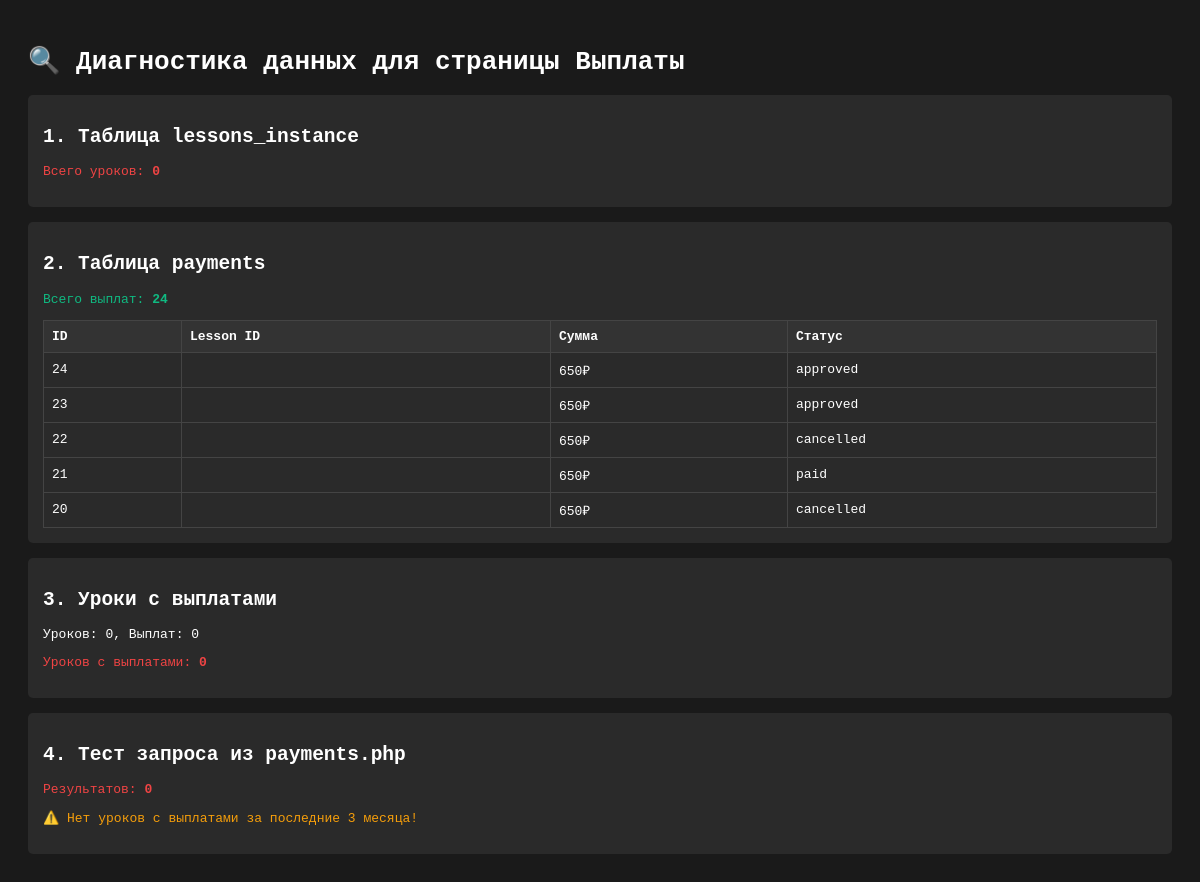
The page /zarplata/check_payments_data.php on the database as committed earlier.
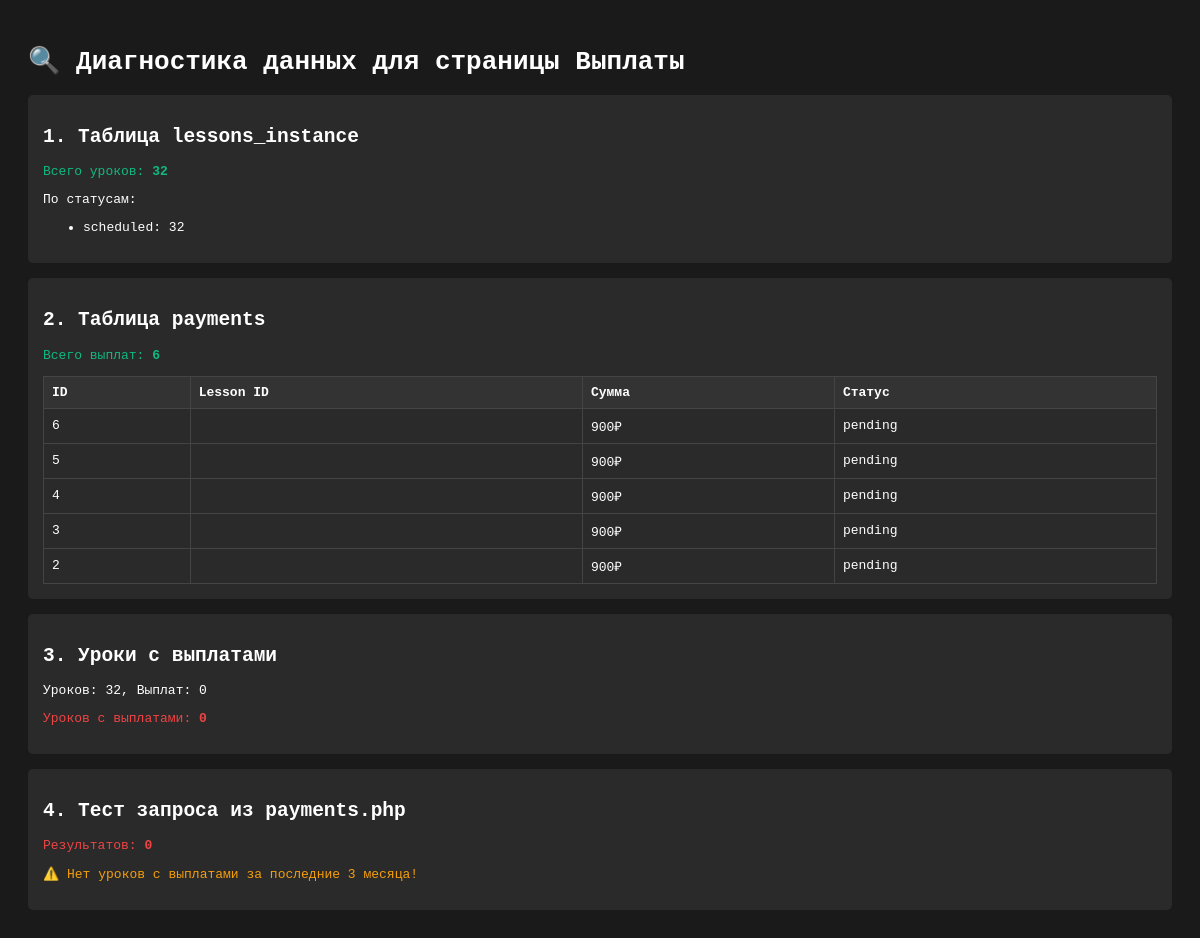
The same page on the database as committed later.
### tables this page shows
CREATE TABLE IF NOT EXISTS `payments` (
  `id` int(11) NOT NULL AUTO_INCREMENT,
  `teacher_id` int(11) NOT NULL,
  `lesson_instance_id` int(11) DEFAULT NULL,
  `lesson_template_id` int(11) DEFAULT NULL,
  `amount` int(11) NOT NULL,
  `payment_type` enum('lesson','bonus','penalty','adjustment') DEFAULT 'lesson',
  `calculation_method` text,
  `period_start` date DEFAULT NULL,
  `period_end` date DEFAULT NULL,
  `status` enum('pending','approved','paid','cancelled') DEFAULT 'pending',
  `paid_at` datetime DEFAULT NULL,
  `notes` text,
  `created_at` datetime DEFAULT CURRENT_TIMESTAMP,
  `updated_at` datetime DEFAULT CURRENT_TIMESTAMP ON UPDATE CURRENT_TIMESTAMP,
  PRIMARY KEY (`id`),
  KEY `lesson_instance_id` (`lesson_instance_id`),
  KEY `idx_teacher_status` (`teacher_id`,`status`),
  KEY `idx_period` (`period_start`,`period_end`),
  KEY `idx_lesson_template_id` (`lesson_template_id`)
);

### zarplata/config/db.php (called while the page is built, shortened)
<?php
$pdo = null;
function getDB() {
    global $pdo;
    if ($pdo === null) {
        try {
            $dsn = sprintf(
                "mysql:host=%s;dbname=%s;charset=%s",
                DB_HOST,
                DB_NAME,
                DB_CHARSET
            );
            $options = [
                PDO::ATTR_ERRMODE => PDO::ERRMODE_EXCEPTION,
                PDO::ATTR_DEFAULT_FETCH_MODE => PDO::FETCH_ASSOC,
                PDO::ATTR_EMULATE_PREPARES => false,
            ];
            $pdo = new PDO($dsn, DB_USER, DB_PASS, $options);
        } catch (PDOException $e) {
            error_log("Database connection failed: " . $e->getMessage());
            die("Ошибка подключения к базе данных");
        }
    }
    return $pdo;
}
function dbQuery($sql, $params = []) {
    try {
        $pdo = getDB();
        $stmt = $pdo->prepare($sql);
        $stmt->execute($params);
        return $stmt->fetchAll();
    } catch (PDOException $e) {
        error_log("Query failed: " . $e->getMessage());
        return [];
    }
}

### zarplata/check_payments_data.php (the view, shortened to what this page needs)
<?php
require_once __DIR__ . '/config/db.php';
echo "<!DOCTYPE html><html><head><meta charset='UTF-8'><title>Диагностика</title>";
echo "<style>body{font-family:monospace;background:#1a1a1a;color:#fff;padding:20px;}";
echo ".section{background:#2a2a2a;padding:15px;margin:15px 0;border-radius:5px;}";
echo ".ok{color:#10b981;}.error{color:#ef4444;}.warning{color:#f59e0b;}";
echo "table{border-collapse:collapse;width:100%;margin-top:10px;}";
echo "th,td{padding:8px;text-align:left;border:1px solid #444;}th{background:#333;}";
echo "pre{background:#0a0a0a;padding:10px;border-radius:5px;overflow-x:auto;}</style></head><body>";
echo "<h1>🔍 Диагностика данных для страницы Выплаты</h1>";
echo "<div class='section'><h2>1. Таблица lessons_instance</h2>";
$lessons = dbQuery("SELECT COUNT(*) as count FROM lessons_instance", []);
$count = $lessons[0]['count'] ?? 0;
echo "<p class='" . ($count > 0 ? 'ok' : 'error') . "'>Всего уроков: <strong>$count</strong></p>";
if ($count > 0) {
    $statuses = dbQuery("SELECT status, COUNT(*) as count FROM lessons_instance GROUP BY status", []);
    echo "<p>По статусам:</p><ul>";
    foreach ($statuses as $s) echo "<li>{$s['status']}: {$s['count']}</li>";
    echo "</ul>";
}
echo "</div>";
echo "<div class='section'><h2>2. Таблица payments</h2>";
$payments = dbQuery("SELECT COUNT(*) as count FROM payments", []);
$count = $payments[0]['count'] ?? 0;
echo "<p class='" . ($count > 0 ? 'ok' : 'error') . "'>Всего выплат: <strong>$count</strong></p>";
if ($count > 0) {
    $recent = dbQuery("SELECT id, lesson_instance_id, amount, status FROM payments ORDER BY created_at DESC LIMIT 5", []);
    echo "<table><tr><th>ID</th><th>Lesson ID</th><th>Сумма</th><th>Статус</th></tr>";
    foreach ($recent as $r) {
        echo "<tr><td>{$r['id']}</td><td>{$r['lesson_instance_id']}</td><td>{$r['amount']}₽</td><td>{$r['status']}</td></tr>";
    }
    echo "</table>";
}
echo "</div>";
echo "<div class='section'><h2>3. Уроки с выплатами</h2>";
$joined = dbQuery(
    "SELECT COUNT(DISTINCT li.id) as lessons_count, COUNT(DISTINCT p.id) as payments_count
     FROM lessons_instance li LEFT JOIN payments p ON li.id = p.lesson_instance_id",
    []
);
$data = $joined[0];
echo "<p>Уроков: {$data['lessons_count']}, Выплат: {$data['payments_count']}</p>";
$withPayments = dbQuery(
    "SELECT li.id, li.lesson_date, li.subject, p.amount
     FROM lessons_instance li INNER JOIN payments p ON li.id = p.lesson_instance_id
     ORDER BY li.lesson_date DESC LIMIT 5",
    []
);
echo "<p class='" . (count($withPayments) > 0 ? 'ok' : 'error') . "'>Уроков с выплатами: <strong>" . count($withPayments) . "</strong></p>";
echo "</div>";
echo "<div class='section'><h2>4. Тест запроса из payments.php</h2>";
$testResults = dbQuery(
    "SELECT li.id, li.lesson_date, li.time_start, p.amount
     FROM lessons_instance li
     LEFT JOIN payments p ON li.id = p.lesson_instance_id
     WHERE p.id IS NOT NULL AND li.lesson_date >= DATE_SUB(CURDATE(), INTERVAL 3 MONTH)
     LIMIT 10",
    []
);
echo "<p class='" . (count($testResults) > 0 ? 'ok' : 'error') . "'>Результатов: <strong>" . count($testResults) . "</strong></p>";
if (count($testResults) > 0) {
    echo "<table><tr><th>ID</th><th>Дата</th><th>Время</th><th>Сумма</th></tr>";
    foreach ($testResults as $t) {
        echo "<tr><td>{$t['id']}</td><td>{$t['lesson_date']}</td><td>{$t['time_start']}</td><td>{$t['amount']}₽</td></tr>";
    }
    echo "</table>";
} else {
    echo "<p class='warning'>⚠️ Нет уроков с выплатами за последние 3 месяца!</p>";
}
echo "</div>";
echo "</body></html>";

Rows that differ between the two databases and show on the page:
removed payments: id "24", amount "650", status "approved"
removed payments: id "23", amount "650", status "approved"
removed payments: id "22", amount "650", status "cancelled"
removed payments: id "21", amount "650", status "paid"
removed payments: id "20", amount "650", status "cancelled"
now on this page (row edited): payments: id "6", amount "900", status "pending"
now on this page (row edited): payments: id "5", amount "900", status "pending"
now on this page (row edited): payments: id "4", amount "900", status "pending"
now on this page (row edited): payments: id "3", amount "900", status "pending"
now on this page (row edited): payments: id "2", amount "900", status "pending"
Other text that changed with them:
$count: "0" → "32"
$count: "24" → "6"
$data['lessons_count']: "0" → "32"
text now shown: "По статусам:"
new list line: "scheduled : 32"
